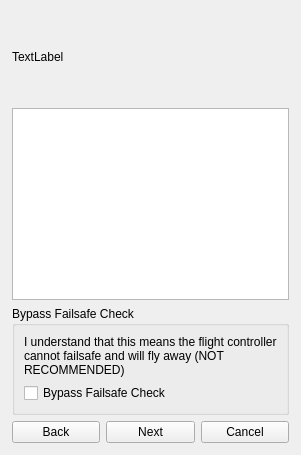
                <widget class="QWidget" name="wizard">
                 <layout class="QVBoxLayout" name="verticalLayout_5">
                  <property name="leftMargin">
                   <number>12</number>
                  </property>
                  <property name="topMargin">
                   <number>12</number>
                  </property>
                  <property name="rightMargin">
                   <number>12</number>
                  </property>
                  <property name="bottomMargin">
                   <number>12</number>
                  </property>
                  <item>
                   <widget class="QLabel" name="wzText">
                    <property name="sizePolicy">
                     <sizepolicy hsizetype="Preferred" vsizetype="Minimum">
                      <horstretch>0</horstretch>
                      <verstretch>0</verstretch>
                     </sizepolicy>
                    </property>
                    <property name="minimumSize">
                     <size>
                      <width>0</width>
                      <height>90</height>
                     </size>
                    </property>
                    <property name="text">
                     <string>TextLabel</string>
                    </property>
                    <property name="wordWrap">
                     <bool>true</bool>
                    </property>
                   </widget>
                  </item>
                  <item>
                   <layout class="QHBoxLayout" name="horizontalLayout_4">
                    <item>
                     <widget class="QGraphicsView" name="graphicsView"/>
                    </item>
                    <item>
                     <layout class="QVBoxLayout" name="checkBoxesLayout"/>
                    </item>
                   </layout>
                  </item>
                  <item>
                   <widget class="QGroupBox" name="bypassFailsafeGroup">
                    <property name="title">
                     <string>Bypass Failsafe Check</string>
                    </property>
                    <layout class="QVBoxLayout" name="verticalLayout_4">
                     <item>
                      <widget class="QLabel" name="label_2">
                       <property name="text">
                        <string>I understand that this means the flight controller cannot failsafe and will fly away (NOT RECOMMENDED)</string>
                       </property>
                       <property name="wordWrap">
                        <bool>true</bool>
                       </property>
                      </widget>
                     </item>
                     <item>
                      <widget class="QCheckBox" name="cbBypassFailsafe">
                       <property name="enabled">
                        <bool>true</bool>
                       </property>
                       <property name="text">
                        <string>Bypass Failsafe Check</string>
                       </property>
                      </widget>
                     </item>
                    </layout>
                   </widget>
                  </item>
                  <item>
                   <layout class="QHBoxLayout" name="horizontalLayout_3">
                    <item>
                     <widget class="QPushButton" name="wzBack">
                      <property name="text">
                       <string>Back</string>
                      </property>
                     </widget>
                    </item>
                    <item>
                     <widget class="QPushButton" name="wzNext">
                      <property name="text">
                       <string>Next</string>
                      </property>
                     </widget>
                    </item>
                    <item>
                     <widget class="QPushButton" name="wzCancel">
                      <property name="text">
                       <string>Cancel</string>
                      </property>
                     </widget>
                    </item>
                   </layout>
                  </item>
                 </layout>
                </widget>
